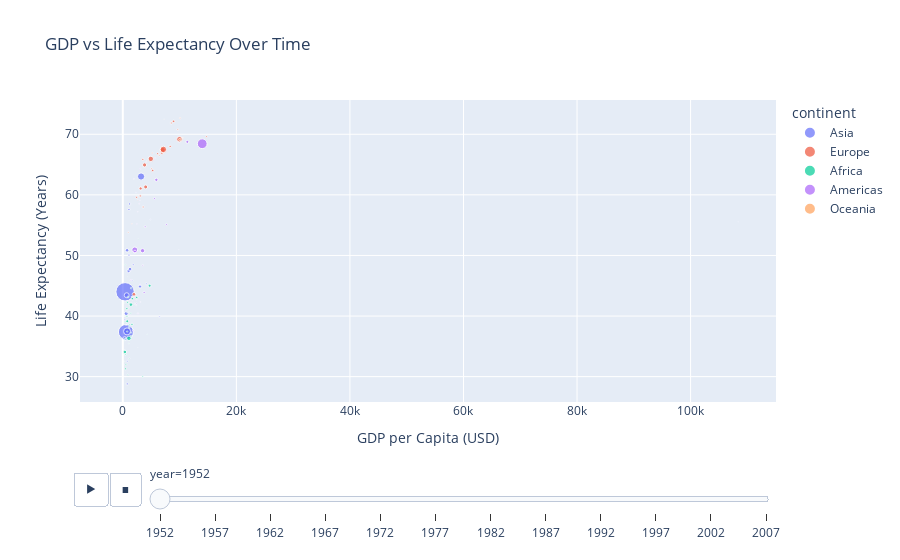

Here is the notebook cell this chart was saved with:
### Code cell
# 1. Scatter Plot with Slider (Animation) 
# o Plot GDP per capita (gdpPercap) vs life expectancy (lifeExp) for all countries. 
# o Use population (pop) to size the points. 
# o Color points by continent. 
# o Add a slider to move through different years. 
# o Title: "GDP vs Life Expectancy Over Time". 
# o Label the x-axis as "GDP per Capita (USD)" and the y-axis as "Life Expectancy (Years)". 
# o Ensure hover tooltips display country names. 

fig = px.scatter(data, x="gdpPercap", y="lifeExp",size="pop",color="continent", animation_frame="year",title="GDP vs Life Expectancy Over Time", labels={"gdpPercap": "GDP per Capita (USD)", "lifeExp": "Life Expectancy (Years)"}, hover_name="country")
fig.show()

### Figure 1 — Plotly figure (JSON) as saved in the notebook; plotly's stock layout.template omitted (floating-point values rounded to 4 significant figures)
{"data": [{"hovertemplate": "<b>%{hovertext}</b><br><br>continent=Asia<br>year=1952<br>GDP per Capita (USD)=%{x}<br>Life Expectancy (Years)=%{y}<br>pop=%{marker.size}<extra></extra>", "hovertext": ["Afghanistan", "Bahrain", "Bangladesh", "Cambodia", "China", "Hong Kong, China", "India", "Indonesia", "Iran", "Iraq", "Israel", "Japan", "Jordan", "Korea, Dem. Rep.", "Korea, Rep.", "Kuwait", "Lebanon", "Malaysia", "Mongolia", "Myanmar", "Nepal", "Oman", "Pakistan", "Philippines", "Saudi Arabia", "Singapore", "Sri Lanka", "Syria", "Taiwan", "Thailand", "Vietnam", "West Bank and Gaza", "Yemen, Rep."], "legendgroup": "Asia", "marker": {"color": "#636efa", "size": [8425333, 120447, 46886859, 4693836, 556263527, 2125900, 372000000, 82052000, 17272000, 5441766, 1620914, 86459025, 607914, 8865488, 20947571, 160000, 1439529, 6748378, 800663, 20092996, 9182536, 507833, 41346560, 22438691, 4005677, 1127000, 7982342, 3661549, 8550362, 21289402, 26246839, 1030585, 4963829], "sizemode": "area", "sizeref": 3297000.0, "symbol": "circle"}, "mode": "markers", "name": "Asia", "orientation": "v", "showlegend": true, "type": "scatter", "x": [779.4, 9867.0, 684.2, 368.5, 400.4, 3054.0, 546.6, 749.7, 3035.0, 4130.0, 4087.0, 3217.0, 1547.0, 1088.0, 1031.0, 108400.0, 4835.0, 1831.0, 786.6, 331.0, 545.9, 1828.0, 684.6, 1273.0, 6460.0, 2315.0, 1084.0, 1643.0, 1207.0, 757.8, 605.1, 1516.0, 781.7], "xaxis": "x", "y": [28.8, 50.94, 37.48, 39.42, 44.0, 60.96, 37.37, 37.47, 44.87, 45.32, 65.39, 63.03, 43.16, 50.06, 47.45, 55.56, 55.93, 48.46, 42.24, 36.32, 36.16, 37.58, 43.44, 47.75, 39.88, 60.4, 57.59, 45.88, 58.5, 50.85, 40.41, 43.16, 32.55], "yaxis": "y"}, {"hovertemplate": "<b>%{hovertext}</b><br><br>continent=Europe<br>year=1952<br>GDP per Capita (USD)=%{x}<br>Life Expectancy (Years)=%{y}<br>pop=%{marker.size}<extra></extra>", "hovertext": ["Albania", "Austria", "Belgium", "Bosnia and Herzegovina", "Bulgaria", "Croatia", "Czech Republic", "Denmark", "Finland", "France", "Germany", "Greece", "Hungary", "Iceland", "Ireland", "Italy", "Montenegro", "Netherlands", "Norway", "Poland", "Portugal", "Romania", "Serbia", "Slovak Republic", "Slovenia", "Spain", "Sweden", "Switzerland", "Turkey", "United Kingdom"], "legendgroup": "Europe", "marker": {"color": "#EF553B", "size": [1282697, 6927772, 8730405, 2791000, 7274900, 3882229, 9125183, 4334000, 4090500, 42459667, 69145952, 7733250, 9504000, 147962, 2952156, 47666000, 413834, 10381988, 3327728, 25730551, 8526050, 16630000, 6860147, 3558137, 1489518, 28549870, 7124673, 4815000, 22235677, 50430000], "sizemode": "area", "sizeref": 3297000.0, "symbol": "circle"}, "mode": "markers", "name": "Europe", "orientation": "v", "showlegend": true, "type": "scatter", "x": [1601.0, 6137.0, 8343.0, 973.5, 2444.0, 3119.0, 6876.0, 9692.0, 6425.0, 7030.0, 7144.0, 3531.0, 5264.0, 7268.0, 5210.0, 4931.0, 2648.0, 8942.0, 10100.0, 4029.0, 3068.0, 3145.0, 3581.0, 5075.0, 4215.0, 3834.0, 8528.0, 14730.0, 1969.0, 9980.0], "xaxis": "x", "y": [55.23, 66.8, 68.0, 53.82, 59.6, 61.21, 66.87, 70.78, 66.55, 67.41, 67.5, 65.86, 64.03, 72.49, 66.91, 65.94, 59.16, 72.13, 72.67, 61.31, 59.82, 61.05, 58.0, 64.36, 65.57, 64.94, 71.86, 69.62, 43.59, 69.18], "yaxis": "y"}, {"hovertemplate": "<b>%{hovertext}</b><br><br>continent=Africa<br>year=1952<br>GDP per Capita (USD)=%{x}<br>Life Expectancy (Years)=%{y}<br>pop=%{marker.size}<extra></extra>", "hovertext": ["Algeria", "Angola", "Benin", "Botswana", "Burkina Faso", "Burundi", "Cameroon", "Central African Republic", "Chad", "Comoros", "Congo, Dem. Rep.", "Congo, Rep.", "Cote d'Ivoire", "Djibouti", "Egypt", "Equatorial Guinea", "Eritrea", "Ethiopia", "Gabon", "Gambia", "Ghana", "Guinea", "Guinea-Bissau", "Kenya", "Lesotho", "Liberia", "Libya", "Madagascar", "Malawi", "Mali", "Mauritania", "Mauritius", "Morocco", "Mozambique", "Namibia", "Niger", "Nigeria", "Reunion", "Rwanda", "Sao Tome and Principe", "Senegal", "Sierra Leone", "Somalia", "South Africa", "Sudan", "Swaziland", "Tanzania", "Togo", "Tunisia", "Uganda", "Zambia", "Zimbabwe"], "legendgroup": "Africa", "marker": {"color": "#00cc96", "size": [9279525, 4232095, 1738315, 442308, 4469979, 2445618, 5009067, 1291695, 2682462, 153936, 14100005, 854885, 2977019, 63149, 22223309, 216964, 1438760, 20860941, 420702, 284320, 5581001, 2664249, 580653, 6464046, 748747, 863308, 1019729, 4762912, 2917802, 3838168, 1022556, 516556, 9939217, 6446316, 485831, 3379468, 33119096, 257700, 2534927, 60011, 2755589, 2143249, 2526994, 14264935, 8504667, 290243, 8322925, 1219113, 3647735, 5824797, 2672000, 3080907], "sizemode": "area", "sizeref": 3297000.0, "symbol": "circle"}, "mode": "markers", "name": "Africa", "orientation": "v", "showlegend": true, "type": "scatter", "x": [2449.0, 3521.0, 1063.0, 851.2, 543.3, 339.3, 1173.0, 1071.0, 1179.0, 1103.0, 780.5, 2126.0, 1389.0, 2670.0, 1419.0, 375.6, 328.9, 362.1, 4293.0, 485.2, 911.3, 510.2, 299.9, 853.5, 298.8, 575.6, 2388.0, 1443.0, 369.2, 452.3, 743.1, 1968.0, 1688.0, 468.5, 2424.0, 761.9, 1077.0, 2719.0, 493.3, 879.6, 1450.0, 879.8, 1136.0, 4725.0, 1616.0, 1148.0, 716.7, 859.8, 1468.0, 734.8, 1147.0, 406.9], "xaxis": "x", "y": [43.08, 30.02, 38.22, 47.62, 31.98, 39.03, 38.52, 35.46, 38.09, 40.72, 39.14, 42.11, 40.48, 34.81, 41.89, 34.48, 35.93, 34.08, 37.0, 30.0, 43.15, 33.61, 32.5, 42.27, 42.14, 38.48, 42.72, 36.68, 36.26, 33.69, 40.54, 50.99, 42.87, 31.29, 41.73, 37.44, 36.32, 52.72, 40.0, 46.47, 37.28, 30.33, 32.98, 45.01, 38.63, 41.41, 41.22, 38.6, 44.6, 39.98, 42.04, 48.45], "yaxis": "y"}, {"hovertemplate": "<b>%{hovertext}</b><br><br>continent=Americas<br>year=1952<br>GDP per Capita (USD)=%{x}<br>Life Expectancy (Years)=%{y}<br>pop=%{marker.size}<extra></extra>", "hovertext": ["Argentina", "Bolivia", "Brazil", "Canada", "Chile", "Colombia", "Costa Rica", "Cuba", "Dominican Republic", "Ecuador", "El Salvador", "Guatemala", "Haiti", "Honduras", "Jamaica", "Mexico", "Nicaragua", "Panama", "Paraguay", "Peru", "Puerto Rico", "Trinidad and Tobago", "United States", "Uruguay", "Venezuela"], "legendgroup": "Americas", "marker": {"color": "#ab63fa", "size": [17876956, 2883315, 56602560, 14785584, 6377619, 12350771, 926317, 6007797, 2491346, 3548753, 2042865, 3146381, 3201488, 1517453, 1426095, 30144317, 1165790, 940080, 1555876, 8025700, 2227000, 662850, 157553000, 2252965, 5439568], "sizemode": "area", "sizeref": 3297000.0, "symbol": "circle"}, "mode": "markers", "name": "Americas", "orientation": "v", "showlegend": true, "type": "scatter", "x": [5911.0, 2677.0, 2109.0, 11370.0, 3940.0, 2144.0, 2627.0, 5587.0, 1398.0, 3522.0, 3048.0, 2428.0, 1840.0, 2195.0, 2899.0, 3478.0, 3112.0, 2480.0, 1952.0, 3759.0, 3082.0, 3023.0, 13990.0, 5717.0, 7690.0], "xaxis": "x", "y": [62.48, 40.41, 50.92, 68.75, 54.74, 50.64, 57.21, 59.42, 45.93, 48.36, 45.26, 42.02, 37.58, 41.91, 58.53, 50.79, 42.31, 55.19, 62.65, 43.9, 64.28, 59.1, 68.44, 66.07, 55.09], "yaxis": "y"}, {"hovertemplate": "<b>%{hovertext}</b><br><br>continent=Oceania<br>year=1952<br>GDP per Capita (USD)=%{x}<br>Life Expectancy (Years)=%{y}<br>pop=%{marker.size}<extra></extra>", "hovertext": ["Australia", "New Zealand"], "legendgroup": "Oceania", "marker": {"color": "#FFA15A", "size": [8691212, 1994794], "sizemode": "area", "sizeref": 3297000.0, "symbol": "circle"}, "mode": "markers", "name": "Oceania", "orientation": "v", "showlegend": true, "type": "scatter", "x": [10040.0, 10560.0], "xaxis": "x", "y": [69.12, 69.39], "yaxis": "y"}], "layout": {"legend": {"itemsizing": "constant", "title": {"text": "continent"}, "tracegroupgap": 0}, "sliders": [{"active": 0, "currentvalue": {"prefix": "year="}, "len": 0.9, "pad": {"b": 10, "t": 60}, "steps": [{"args": [["1952"], {"frame": {"duration": 0, "redraw": false}, "fromcurrent": true, "mode": "immediate", "transition": {"duration": 0, "easing": "linear"}}], "label": "1952", "method": "animate"}, {"args": [["1957"], {"frame": {"duration": 0, "redraw": false}, "fromcurrent": true, "mode": "immediate", "transition": {"duration": 0, "easing": "linear"}}], "label": "1957", "method": "animate"}, {"args": [["1962"], {"frame": {"duration": 0, "redraw": false}, "fromcurrent": true, "mode": "immediate", "transition": {"duration": 0, "easing": "linear"}}], "label": "1962", "method": "animate"}, {"args": [["1967"], {"frame": {"duration": 0, "redraw": false}, "fromcurrent": true, "mode": "immediate", "transition": {"duration": 0, "easing": "linear"}}], "label": "1967", "method": "animate"}, {"args": [["1972"], {"frame": {"duration": 0, "redraw": false}, "fromcurrent": true, "mode": "immediate", "transition": {"duration": 0, "easing": "linear"}}], "label": "1972", "method": "animate"}, {"args": [["1977"], {"frame": {"duration": 0, "redraw": false}, "fromcurrent": true, "mode": "immediate", "transition": {"duration": 0, "easing": "linear"}}], "label": "1977", "method": "animate"}, {"args": [["1982"], {"frame": {"duration": 0, "redraw": false}, "fromcurrent": true, "mode": "immediate", "transition": {"duration": 0, "easing": "linear"}}], "label": "1982", "method": "animate"}, {"args": [["1987"], {"frame": {"duration": 0, "redraw": false}, "fromcurrent": true, "mode": "immediate", "transition": {"duration": 0, "easing": "linear"}}], "label": "1987", "method": "animate"}, {"args": [["1992"], {"frame": {"duration": 0, "redraw": false}, "fromcurrent": true, "mode": "immediate", "transition": {"duration": 0, "easing": "linear"}}], "label": "1992", "method": "animate"}, {"args": [["1997"], {"frame": {"duration": 0, "redraw": false}, "fromcurrent": true, "mode": "immediate", "transition": {"duration": 0, "easing": "linear"}}], "label": "1997", "method": "animate"}, {"args": [["2002"], {"frame": {"duration": 0, "redraw": false}, "fromcurrent": true, "mode": "immediate", "transition": {"duration": 0, "easing": "linear"}}], "label": "2002", "method": "animate"}, {"args": [["2007"], {"frame": {"duration": 0, "redraw": false}, "fromcurrent": true, "mode": "immediate", "transition": {"duration": 0, "easing": "linear"}}], "label": "2007", "method": "animate"}], "x": 0.1, "xanchor": "left", "y": 0, "yanchor": "top"}], "title": {"text": "GDP vs Life Expectancy Over Time"}, "updatemenus": [{"buttons": [{"args": [null, {"frame": {"duration": 500, "redraw": false}, "fromcurrent": true, "mode": "immediate", "transition": {"duration": 500, "easing": "linear"}}], "label": "&#9654;", "method": "animate"}, {"args": [[null], {"frame": {"duration": 0, "redraw": false}, "fromcurrent": true, "mode": "immediate", "transition": {"duration": 0, "easing": "linear"}}], "label": "&#9724;", "method": "animate"}], "direction": "left", "pad": {"r": 10, "t": 70}, "showactive": false, "type": "buttons", "x": 0.1, "xanchor": "right", "y": 0, "yanchor": "top"}], "xaxis": {"anchor": "y", "domain": [0, 1], "title": {"text": "GDP per Capita (USD)"}}, "yaxis": {"anchor": "x", "domain": [0, 1], "title": {"text": "Life Expectancy (Years)"}}}}
